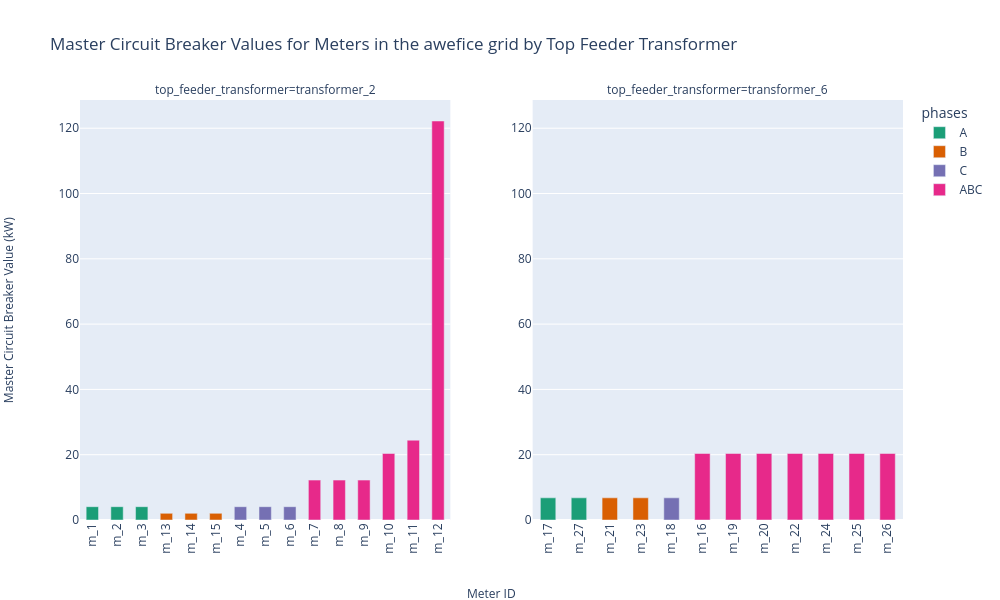

Source (notebook cell):
### Code cell
# Plot the master circuit breaker value for each meter.
bar_plot(
    df_meters.reset_index(),
    "meter_id",
    "master_circuit_kW",
    title="Master Circuit Breaker Values for Meters in the {} grid by Top Feeder Transformer".format(
        grid_id
    ),
    labels={
        "meter_id": "Meter ID",
        "master_circuit_kW": "Master Circuit Breaker Value (kW)",
    },
)

### Figure 1 — Plotly figure (JSON) as saved in the notebook; plotly's stock layout.template omitted (floating-point values rounded to 4 significant figures)
{"data": [{"hovertemplate": "phases=A<br>top_feeder_transformer=transformer_2<br>Meter ID=%{x}<br>Master Circuit Breaker Value (kW)=%{y}<extra></extra>", "legendgroup": "A", "marker": {"color": "rgb(27,158,119)", "pattern": {"shape": ""}}, "name": "A", "orientation": "v", "showlegend": true, "textposition": "auto", "type": "bar", "width": 0.5, "x": ["m_1", "m_2", "m_3"], "xaxis": "x", "y": [4.074, 4.074, 4.074], "yaxis": "y"}, {"hovertemplate": "phases=A<br>top_feeder_transformer=transformer_6<br>Meter ID=%{x}<br>Master Circuit Breaker Value (kW)=%{y}<extra></extra>", "legendgroup": "A", "marker": {"color": "rgb(27,158,119)", "pattern": {"shape": ""}}, "name": "A", "orientation": "v", "showlegend": false, "textposition": "auto", "type": "bar", "width": 0.5, "x": ["m_17", "m_27"], "xaxis": "x2", "y": [6.79, 6.79], "yaxis": "y2"}, {"hovertemplate": "phases=B<br>top_feeder_transformer=transformer_2<br>Meter ID=%{x}<br>Master Circuit Breaker Value (kW)=%{y}<extra></extra>", "legendgroup": "B", "marker": {"color": "rgb(217,95,2)", "pattern": {"shape": ""}}, "name": "B", "orientation": "v", "showlegend": true, "textposition": "auto", "type": "bar", "width": 0.5, "x": ["m_13", "m_14", "m_15"], "xaxis": "x", "y": [2.037, 2.037, 2.037], "yaxis": "y"}, {"hovertemplate": "phases=B<br>top_feeder_transformer=transformer_6<br>Meter ID=%{x}<br>Master Circuit Breaker Value (kW)=%{y}<extra></extra>", "legendgroup": "B", "marker": {"color": "rgb(217,95,2)", "pattern": {"shape": ""}}, "name": "B", "orientation": "v", "showlegend": false, "textposition": "auto", "type": "bar", "width": 0.5, "x": ["m_21", "m_23"], "xaxis": "x2", "y": [6.79, 6.79], "yaxis": "y2"}, {"hovertemplate": "phases=C<br>top_feeder_transformer=transformer_2<br>Meter ID=%{x}<br>Master Circuit Breaker Value (kW)=%{y}<extra></extra>", "legendgroup": "C", "marker": {"color": "rgb(117,112,179)", "pattern": {"shape": ""}}, "name": "C", "orientation": "v", "showlegend": true, "textposition": "auto", "type": "bar", "width": 0.5, "x": ["m_4", "m_5", "m_6"], "xaxis": "x", "y": [4.074, 4.074, 4.074], "yaxis": "y"}, {"hovertemplate": "phases=C<br>top_feeder_transformer=transformer_6<br>Meter ID=%{x}<br>Master Circuit Breaker Value (kW)=%{y}<extra></extra>", "legendgroup": "C", "marker": {"color": "rgb(117,112,179)", "pattern": {"shape": ""}}, "name": "C", "orientation": "v", "showlegend": false, "textposition": "auto", "type": "bar", "width": 0.5, "x": ["m_18"], "xaxis": "x2", "y": [6.79], "yaxis": "y2"}, {"hovertemplate": "phases=ABC<br>top_feeder_transformer=transformer_2<br>Meter ID=%{x}<br>Master Circuit Breaker Value (kW)=%{y}<extra></extra>", "legendgroup": "ABC", "marker": {"color": "rgb(231,41,138)", "pattern": {"shape": ""}}, "name": "ABC", "orientation": "v", "showlegend": true, "textposition": "auto", "type": "bar", "width": 0.5, "x": ["m_7", "m_8", "m_9", "m_10", "m_11", "m_12"], "xaxis": "x", "y": [12.22, 12.22, 12.22, 20.37, 24.44, 122.2], "yaxis": "y"}, {"hovertemplate": "phases=ABC<br>top_feeder_transformer=transformer_6<br>Meter ID=%{x}<br>Master Circuit Breaker Value (kW)=%{y}<extra></extra>", "legendgroup": "ABC", "marker": {"color": "rgb(231,41,138)", "pattern": {"shape": ""}}, "name": "ABC", "orientation": "v", "showlegend": false, "textposition": "auto", "type": "bar", "width": 0.5, "x": ["m_16", "m_19", "m_20", "m_22", "m_24", "m_25", "m_26"], "xaxis": "x2", "y": [20.37, 20.37, 20.37, 20.37, 20.37, 20.37, 20.37], "yaxis": "y2"}], "layout": {"annotations": [{"showarrow": false, "text": "top_feeder_transformer=transformer_2", "x": 0.225, "xanchor": "center", "xref": "paper", "y": 1.0, "yanchor": "bottom", "yref": "paper"}, {"showarrow": false, "text": "top_feeder_transformer=transformer_6", "x": 0.775, "xanchor": "center", "xref": "paper", "y": 1.0, "yanchor": "bottom", "yref": "paper"}, {"showarrow": false, "text": "Master Circuit Breaker Value (kW)", "textangle": -90, "x": -0.1, "xref": "paper", "y": 0.5, "yref": "paper"}, {"showarrow": false, "text": "Meter ID", "x": 0.5, "xref": "paper", "y": -0.2, "yref": "paper"}], "barmode": "relative", "height": 600, "legend": {"title": {"text": "phases"}, "tracegroupgap": 0}, "title": {"text": "Master Circuit Breaker Values for Meters in the awefice grid by Top Feeder Transformer"}, "width": 1000, "xaxis": {"anchor": "y", "domain": [0.0, 0.45], "showticklabels": true, "tickangle": -90, "title": {"text": ""}, "visible": true}, "xaxis2": {"anchor": "y2", "domain": [0.55, 1.0], "showticklabels": true, "tickangle": -90, "title": {"text": ""}, "visible": true}, "yaxis": {"anchor": "x", "domain": [0.0, 1.0], "showticklabels": true, "title": {"text": ""}, "visible": true}, "yaxis2": {"anchor": "x2", "domain": [0.0, 1.0], "matches": "y", "showticklabels": true, "title": {"text": ""}, "visible": true}}}
